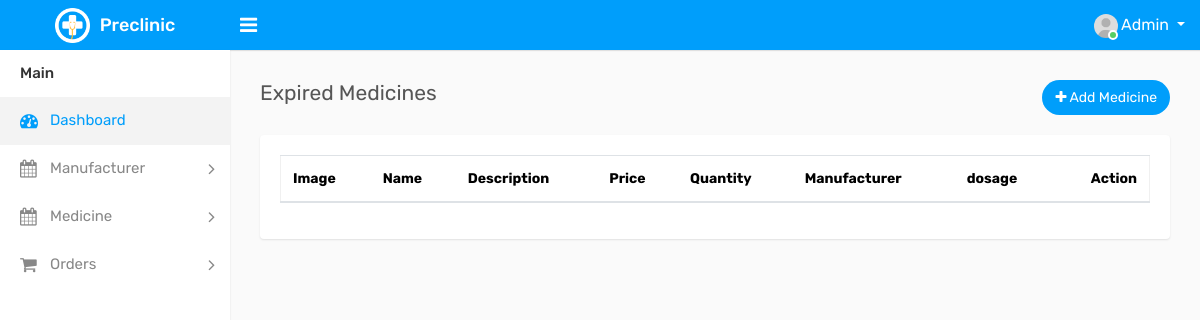
/medicine/expired-medicine-list/, run on an earlier commit of the app's database.
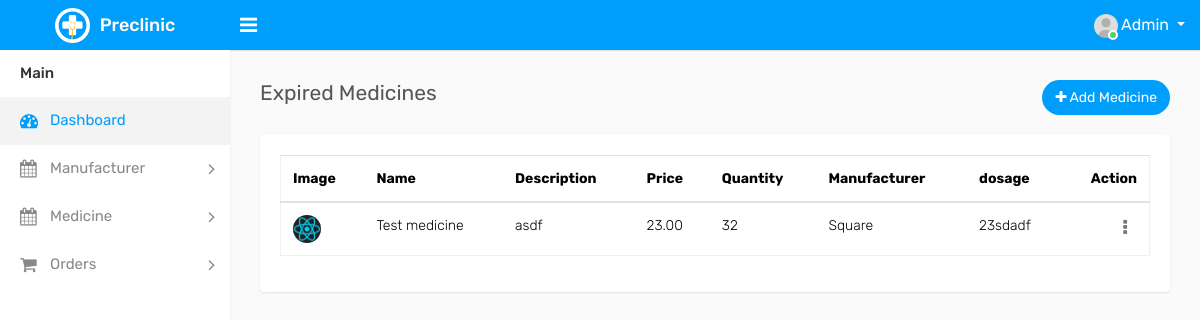
And on a later commit of the database.
### core/models.py (models this page shows, shortened)
class Medicine(models.Model):
    manufacturer = models.ForeignKey(Manufacturer, on_delete=models.CASCADE)
    name = models.CharField(max_length=100)
    description = models.TextField(blank=True)
    production_date = models.DateField()
    expiration_date = models.DateField()
    is_expired=models.BooleanField(default=False)
    price = models.DecimalField(max_digits=10, decimal_places=2)
    quantity_in_stock = models.PositiveIntegerField()
    dosage = models.CharField(max_length=50, blank=True)
    active_ingredients = models.TextField(blank=True)
    storage_instructions = models.TextField(blank=True)
    usage_instructions = models.TextField(blank=True)
    precautions = models.TextField(blank=True)
    side_effects = models.TextField(blank=True)
    image = models.ImageField(upload_to='medicine_images/', blank=True, null=True)
    is_prescription_required = models.BooleanField(default=False)
    is_available = models.BooleanField(default=True)
    created_at = models.DateTimeField(auto_now_add=True)
    updated_at = models.DateTimeField(auto_now=True)

class Manufacturer(models.Model):
    name = models.CharField(max_length=100)
    address = models.TextField()
    contact_info = models.CharField(max_length=50)
    def __str__(self):
        return self.name

### core/views.py (the view)
# urls.py: re_path(r'^medicine/expired-medicine-list/$', views.expired_medicine_list, name="expired_medicine_list"),
def expired_medicine_list(request):
    medicine_list = Medicine.objects.filter(is_expired=True)
    context = {
        'medicine_list': medicine_list
    }
    return render(request, 'medicine/expired-medicine-list.html', context)

### core/templates/medicine/expired-medicine-list.html (shortened to what this page needs)
{% extends 'index.html' %}
{% load static %}
{% block main_content %}
<div class="row">
                    <div class="col-sm-4 col-3">
                        <h4 class="page-title">Expired Medicines</h4>
                    </div>
                    <div class="col-sm-8 col-9 text-right m-b-20">
                        <a href="/medicine/add-new-medicine" class="btn btn btn-primary btn-rounded float-right"><i class="fa fa-plus"></i> Add Medicine</a>
                    </div>
                </div>
                <div class="row">
                    <div class="col-sm-12">
                        <div class="card-box">
                            <div class="card-block">
								<div class="table-responsive">
									<table class="datatable table table-stripped ">
                                    <thead>
                                        <tr>
                                            <th>Image</th>
                                            <th>Name</th>
                                            <th>Description</th>
                                            <th>Price</th>
                                            <th>Quantity</th>
                                            <th>Manufacturer</th>
                                            <th>dosage</th>
                                            <th class="text-right">Action</th>
                                        </tr>
                                    </thead>
                                    <tbody>
                                    {% if medicine_list %}
                                        {% for medicine in medicine_list %}
                                            <tr>
                                                <td>
                                                    <img width="28" height="28" src="{{medicine.image.url}}" class="rounded-circle m-r-5" alt="">
                                                </td>
                                                <td>{{medicine.name}}</td>
                                                <td>{{medicine.description}}</td>
                                                <td>{{medicine.price}}</td>
                                                <td>{{medicine.quantity_in_stock}}</td>
                                                <td>{{medicine.manufacturer}}</td>
                                                <td>{{medicine.dosage}}</td>
                                                <td class="text-right">
                                                    <div class="dropdown dropdown-action">
                                                        <a href="#" class="action-icon dropdown-toggle" data-toggle="dropdown" aria-expanded="false"><i class="fa fa-ellipsis-v"></i></a>
                                                    </div>
                                                </td>
                                            </tr>
                                        {% endfor %}
                                    {% endif %}
                                    </tbody>
                                </table>
								</div>
                            </div>
                        </div>
                    </div>
                </div>
{% endblock %}

What changed in the data, as far as the page shows it:
added Medicine: image (picture), name "Test medicine", description "asdf", price "23.00", quantity_in_stock "32", manufacturer "Square", dosage "23sdadf"
